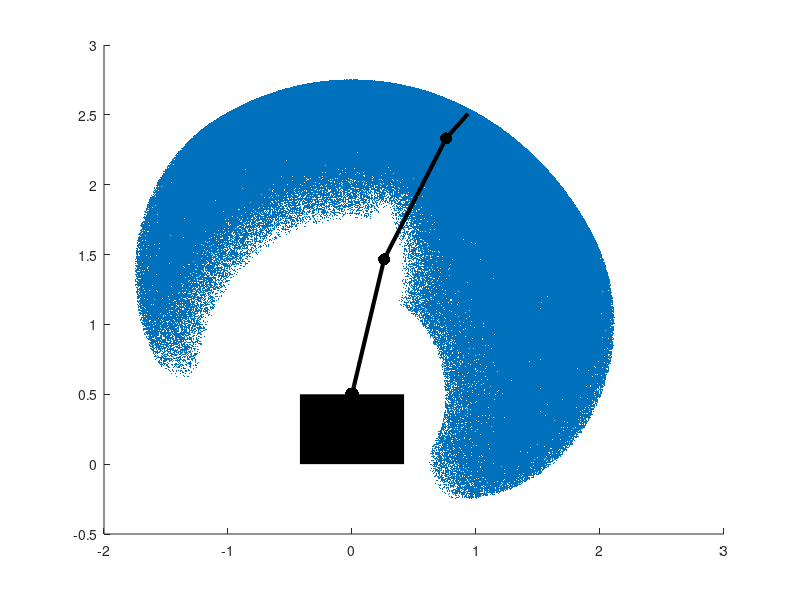

MATLAB code for this plot:
    %%%%%%%%%%%%%%%%%%%%%%%%%%%%%%%%%%%%%%%%%%%%%%%%%%%%%%%%%%%
    %INVERSE KINEMATICS FOR SPACE CONCORDIA ROBOTICS TEAM 2017%
    %%%%%%%%%%%%%%%%%%%%%%%%%%%%%%%%%%%%%%%%%%%%%%%%%%%%%%%%%%%

%This code uses the Monte Carlo method to find the planar workspace of a 3R
%arm. This configuration is similar to the one the team seeks to use for
%its own arm. The code basically generates a large cloud of points
%reachable by the arm to get an idea of the shape of the workspace


%INITIALIZATION OF VARIABLES

d1 = 0.5; %Length of base (could include rover length)
l1 = 1; %li = length of link i
l2 = 1; 
l3 = 0.25; 
amax = (4*pi)/6; %amaxi = maximum angle link i can reach
amin = pi/6; %amini = minimum angle link i can reach
amax2 = pi/2;
amin2 = -(4*pi/6);
amax3 = pi/2;
amin3 = -2* pi/3;
aa = (amax + amin) / 2; %aai is the angle that will be displayed for link i.
                        %For now it is set to be the average of the angle
                        %limits.
aa2 = (amax2 + amin2)  / 2;
aa3 = (amax3 + amin3) / 2;
adif = amax - amin; %adifi is the span of angles of joint i
adif2 = amax2 - amin2;
adif3 = amax3 - amin3;

%BULK OF THE CODE

hold on; %Simple command to make sure graphs are not erased upon the creation of new ones


%MAIN MONTE CARLO LOOP:
%This loop generates a very large amount of points in the arm's workspace.
%The more points generated, the more visible the workspace.

for i = 1:666666
    t2 = adif * rand + amin; %The following line finds a random angle for 
                             %joint 2 within its span.
    t3 = adif2 * rand + amin2;
    t4 = adif3 * rand + amin3;
    
    %The following 2 lines compute the x and y coordinates corresponding to
    %the angles generated:
    
    x(i) = l1 * cos(t2) + l2 * cos(t2 + t3) + l3 * cos(t2 + t3 + t4); 
    y(i) = d1 + l1 * sin(t2) + l2 * sin(t2 + t3) + l3 * sin( t2 + t3 + t4);
end

%This line is used to graph all the points found in the above loop:
scatter(x,y,0.75,'filled');

%The following lines add black circles where the arm joints should be:
scatter(0,d1, 100,'k', 'filled');
scatter(l1 * cos(aa),d1 + l1 * sin(aa), 75,'k', 'filled');
scatter(l1 * cos(aa) + l2 * cos(aa + aa2),d1 + l1 * sin(aa) + l2 * sin(aa + aa2), 75,'k', 'filled');

%The following lines plot a figure representing the arm's configuration:
plot( [0 0] , [0 d1] , 'k' , 'LineWidth' , 75);
plot( [0 l1 * cos(aa)] , [ d1 d1 + l1 * sin(aa)], 'k' , 'LineWidth' , 3);
plot( [l1 * cos(aa) l1 * cos(aa) + l2 * cos(aa + aa2)] , [d1 + l1 * sin(aa) d1 + l1 * sin(aa) + l2 * sin(aa + aa2)], 'k' , 'LineWidth' , 3);
plot( [ l1 * cos(aa) + l2 * cos(aa + aa2) l1 * cos(aa) + l2 * cos(aa + aa2) + l3 * cos(aa + aa2 + aa3)] , [ d1 + l1 * sin(aa) + l2 * sin(aa + aa2) d1 + l1 * sin(aa) + l2 * sin(aa + aa2) + l3 * sin(aa + aa2 + aa3) ] , 'k' , 'LineWidth' , 3);